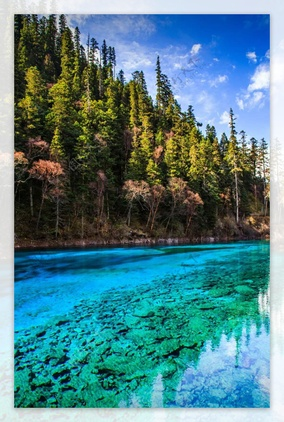
#> input picture cv/第七次作业/data/1.jpg, 284 x 422 px, shrunk from 1200 x 1780 before the run, found by its file name
$ jupyter execute sift.ipynb
#> lines starting #> are read from the running program, lines starting #| are printed output that depends on the picture
[cell 1]
"""
SIFT 特征点匹配
完善1：修改提取参数, 填充ratio test
"""

import cv2
import numpy as np
import matplotlib.pyplot as plt
from sklearn.metrics.pairwise import cosine_similarity
from sklearn.preprocessing import normalize

# 加载两幅图像
image1_path = './1.jpg'  # 替换为你的第一张图像路径
image2_path = './2.jpg'  # 替换为你的第二张图像路径

image1 = cv2.imread(image1_path, cv2.IMREAD_GRAYSCALE)
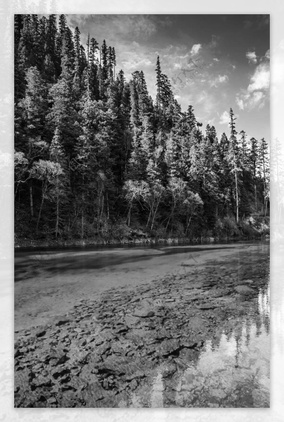
#> image1: shape (422, 284); min 0, max 255, mean 116.1
image2 = cv2.imread(image2_path, cv2.IMREAD_GRAYSCALE)
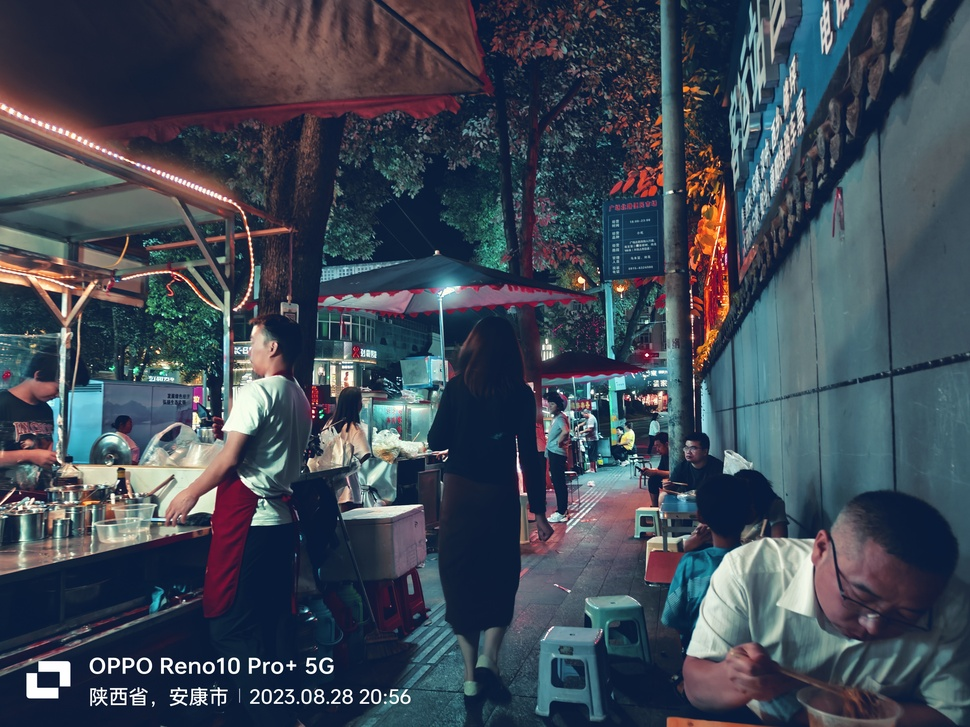
#> input picture cv/第六次作业/photos/2.jpg, 970 x 727 px, shrunk from 4096 x 3072 before the run, found by its file name
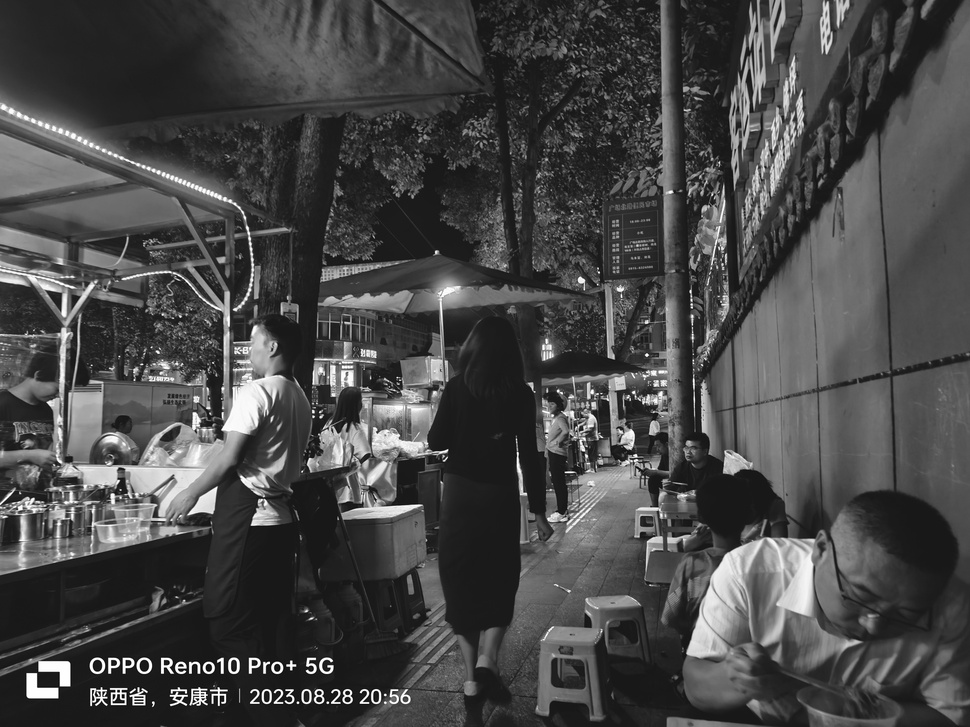
#> image2: shape (727, 970); min 0, max 255, mean 71.9


# 1. 初始化 SIFT 特征检测器
sift = cv2.SIFT_create()

# 2. 检测并计算描述符
keypoints1, descriptors1 = sift.detectAndCompute(image1, None)
#> keypoints1 = 1428 keypoints; strongest (x, y, size): (257, 175, 2), (18, 18, 7), (121, 72, 2.3), (62, 16, 3.4)
keypoints2, descriptors2 = sift.detectAndCompute(image2, None)
#> keypoints2 = 4667 keypoints; strongest (x, y, size): (647, 355, 2.2), (123, 696, 2), (166, 662, 3.2), (307, 671, 2)


# 3. 对描述符进行 L2 归一化
descriptors1 = normalize(descriptors1, norm='l2')
descriptors2 = normalize(descriptors2, norm='l2')

# 4. 使用 Brute-Force Matcher 进行特征点匹配
bf = cv2.BFMatcher(cv2.NORM_L2)
matches_nn = bf.match(descriptors1, descriptors2)
#> matches_nn = 1428 matches
matches = bf.knnMatch(descriptors1, descriptors2, k=2)
#> matches = 1428 matches


# 5. 使用 Ratio Test 过滤匹配点
good_matches_ratio = []
for m,n in matches:
    if m.distance < 0.745 * n.distance:
        good_matches_ratio.append(m)
#> after the loop, good_matches_ratio = 8 matches
# 7. 绘制特征点匹配结果
img_matches_nn = cv2.drawMatches(image1, keypoints1, image2,
                                  keypoints2, matches_nn[:256],
                                  None,
                                  matchColor=(0, 0, 255),
                                  flags=cv2.DrawMatchesFlags_NOT_DRAW_SINGLE_POINTS)
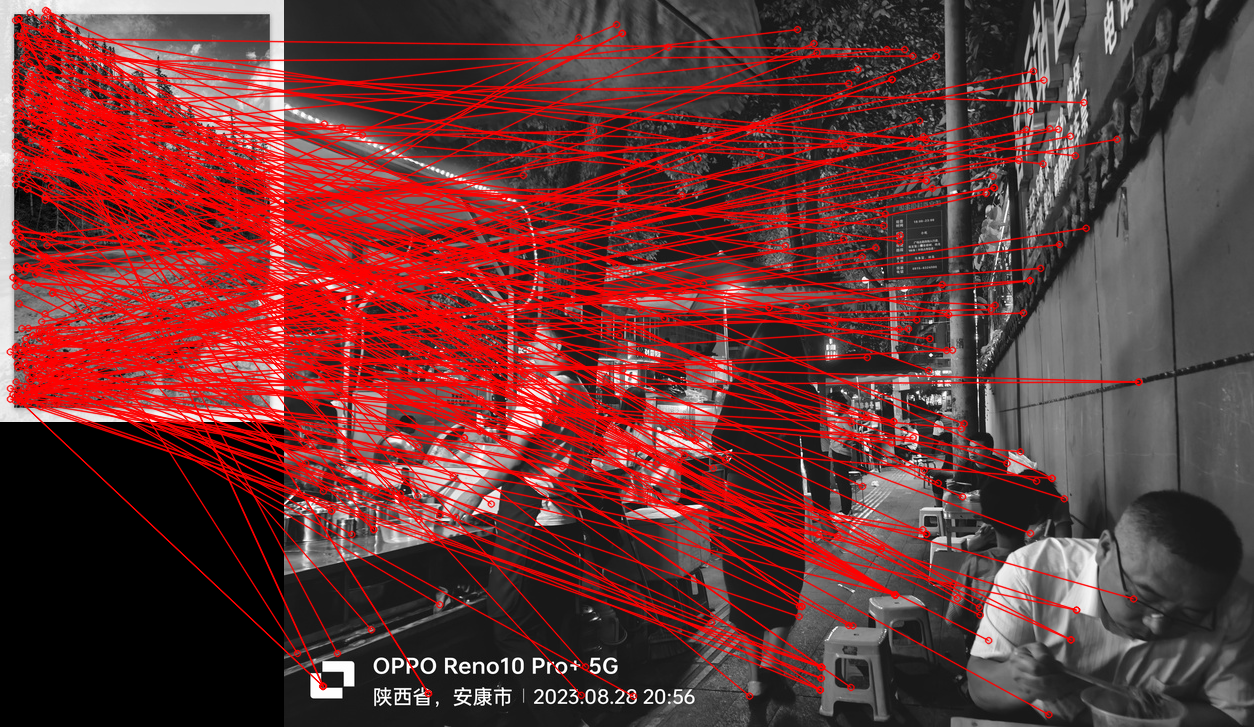
#> img_matches_nn: shape (727, 1254, 3); mean of channels 0, 1, 2 53, 53, 107.4; drawn as B, G, R

img_matches_ratio = cv2.drawMatches(image1, keypoints1, image2,
                                  keypoints2, good_matches_ratio[:256],
                                  None,
                                  matchColor=(0, 0, 255),
                                  flags=cv2.DrawMatchesFlags_NOT_DRAW_SINGLE_POINTS)
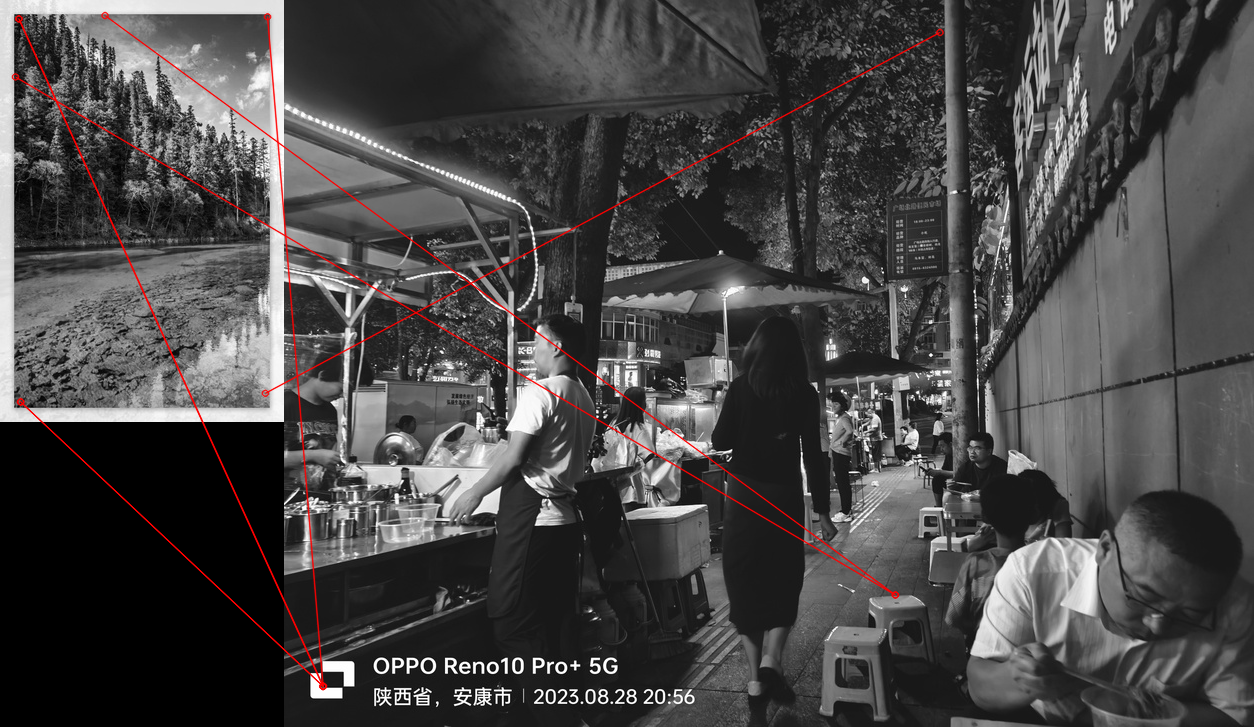
#> img_matches_ratio: shape (727, 1254, 3); mean of channels 0, 1, 2 70.3, 70.3, 72.1; drawn as B, G, R


image1_sift = cv2.drawKeypoints(image1,
                               keypoints1,
                               None,
                               color=(0, 255, 0),
                               flags=0)
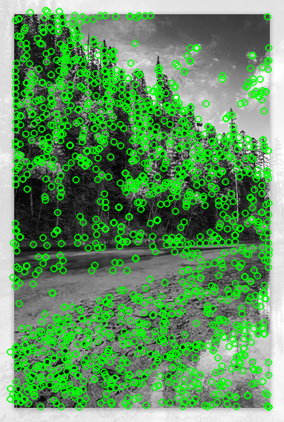
#> image1_sift: shape (422, 284, 3); mean of channels 0, 1, 2 95.9, 148.9, 95.9; drawn as B, G, R
image2_sift = cv2.drawKeypoints(image2,
                               keypoints2,
                               None,
                               color=(0, 255, 0),
                               flags=0)
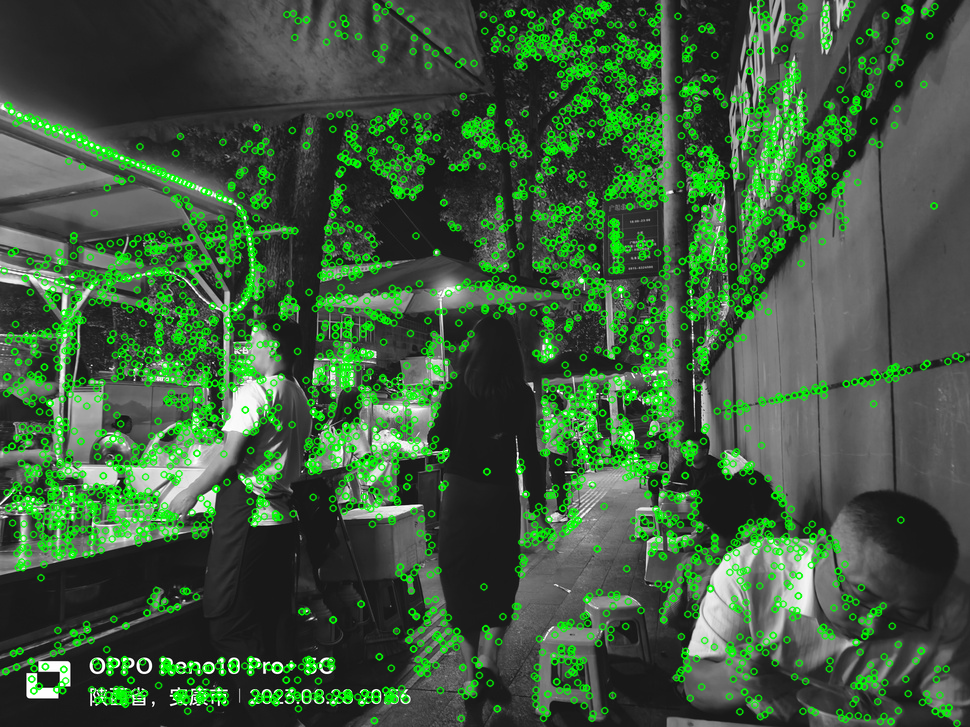
#> image2_sift: shape (727, 970, 3); mean of channels 0, 1, 2 61.5, 90.7, 61.5; drawn as B, G, R


# 7. 显示结果
plt.figure(figsize=(20, 10))

plt.subplot(1, 2, 1)
plt.imshow(image1_sift, cmap='gray')
plt.axis("off")
plt.title('First Image with Keypoints')


plt.figure(figsize=(20, 10))
plt.imshow(img_matches_nn)
plt.title('Original Nearest Neighbor Matches')
plt.axis('off')

plt.figure(figsize=(20, 10))
plt.imshow(img_matches_ratio)
plt.axis("off")
plt.title('SIFT Feature Points Matching with Ratio Test')


plt.show()
